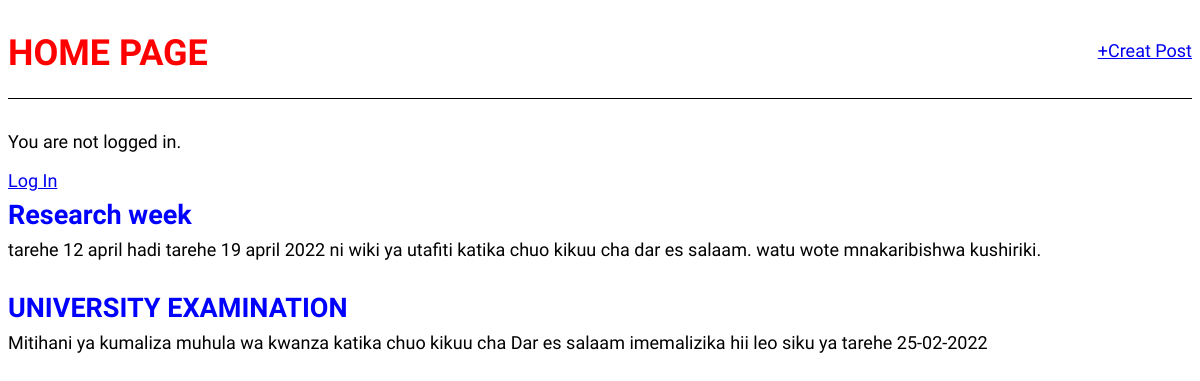
/, run on an earlier commit of the app's database.
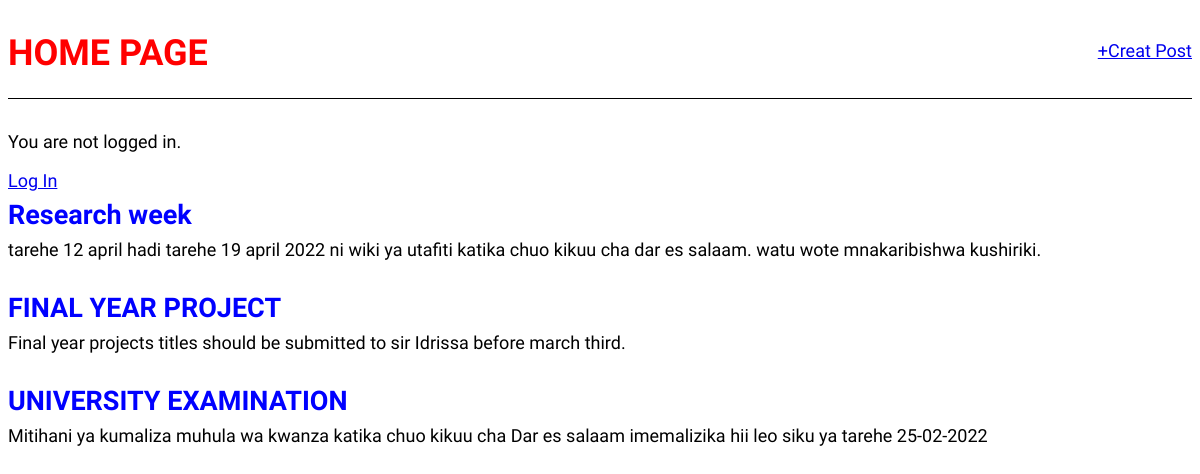
And on a later commit of the database.
### blog/models.py (models this page shows, shortened)
class Post(models.Model):
    title = models.CharField(max_length=200)
    author = models.ForeignKey(
        'auth.User',
        on_delete=models.CASCADE,
    )
    body = models.TextField()

### blog/views.py (the view)
# urls.py: path("",views.Bloglistview.as_view(), name='home')
class Bloglistview(ListView):
    model= Post
    template_name='home.html'

### templates/home.html
{% extends 'base.html' %}
    {% block content %}
        {% for post in object_list %}
            <div class="post-entry">
                <h2><a href="{% url 'post_detail' post.pk %}">{{ post.title }}</a></h2>
                <p>{{ post.body }}</p>
            </div>
        {% endfor %}
    {% endblock content %}

### templates/base.html (shortened to what this page needs)
{% load static %}
<!DOCTYPE html>
    <html>
        <head>
            <link href="{% static 'css/base.css' %}" rel="stylesheet">
        </head>
        <body>
            <header>
                <div class="nav-left">
                    <h1><a href="{% url 'home' %}">HOME PAGE</a></h1>
                </div>
                <div class="nav-right">
                    <a href="{% url 'post_new' %}">+Creat Post</a>
                </div>
            </header>
            {% if user.is_authenticated %}
                <p>Hi {{ user.username }}!!</p>
                <p><a href="{% url 'logout' %}">Log out</a></p>
            {% else %}
                <p>You are not logged in.</p>
                <a href="{% url 'login' %}">Log In</a>
            {% endif %}
            <div>
                {% block content %}
                {% endblock content %}
            </div>
        </body>
    </html>

### static/css/base.css (style rules this page uses)
body { font-family: 'Source Sans Pro', sans-serif; font-size: 18px; }
header { border-bottom: 1px solid rgb(0, 0, 0); margin-bottom: 2rem; display: flex; }
header h1 a { color: red; text-decoration: none; }
.nav-left { margin-right: auto; }
.nav-right { display: flex; padding-top: 2rem; }
.post-entry { margin-bottom: 2rem; }
.post-entry h2 { margin: 0.5rem 0; }
.post-entry h2 a, .post-entry h2 a:visited { color: blue; text-decoration: none; }
.post-entry p { margin: 0; font-weight: 400; }

What changed in the data, as far as the page shows it:
added Post: title "FINAL YEAR PROJECT", body "Final year projects titles should be submitted to sir Idrissa before march third."
